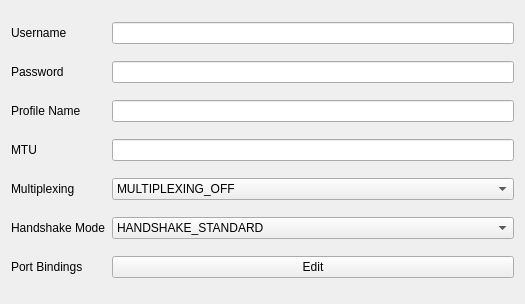
<?xml version="1.0" encoding="UTF-8"?>
<ui version="4.0">
 <class>EditMieru</class>
 <widget class="QWidget" name="EditMieru">
  <property name="geometry">
   <rect>
    <x>0</x>
    <y>0</y>
    <width>525</width>
    <height>304</height>
   </rect>
  </property>
  <property name="windowTitle">
   <string notr="true">EditMieru</string>
  </property>
  <layout class="QGridLayout" name="gridLayout">
   <item row="0" column="0">
    <widget class="QLabel" name="label">
     <property name="text">
      <string>Username</string>
     </property>
    </widget>
   </item>
   <item row="0" column="1">
    <widget class="QLineEdit" name="username"/>
   </item>
   <item row="1" column="0">
    <widget class="QLabel" name="label_2">
     <property name="text">
      <string>Password</string>
     </property>
    </widget>
   </item>
   <item row="1" column="1">
    <widget class="QLineEdit" name="password"/>
   </item>
   <item row="2" column="0">
    <widget class="QLabel" name="label_3">
     <property name="text">
      <string>Profile Name</string>
     </property>
    </widget>
   </item>
   <item row="2" column="1">
    <widget class="QLineEdit" name="profile_name"/>
   </item>
   <item row="3" column="0">
    <widget class="QLabel" name="label_4">
     <property name="text">
      <string>MTU</string>
     </property>
    </widget>
   </item>
   <item row="3" column="1">
    <widget class="QLineEdit" name="mtu"/>
   </item>
   <item row="4" column="0">
    <widget class="QLabel" name="label_5">
     <property name="text">
      <string>Multiplexing</string>
     </property>
    </widget>
   </item>
   <item row="4" column="1">
    <widget class="QComboBox" name="multiplexing">
     <item>
      <property name="text">
       <string notr="true">MULTIPLEXING_OFF</string>
      </property>
     </item>
     <item>
      <property name="text">
       <string notr="true">MULTIPLEXING_LOW</string>
      </property>
     </item>
     <item>
      <property name="text">
       <string notr="true">MULTIPLEXING_MIDDLE</string>
      </property>
     </item>
     <item>
      <property name="text">
       <string notr="true">MULTIPLEXING_HIGH</string>
      </property>
     </item>
    </widget>
   </item>
   <item row="5" column="0">
    <widget class="QLabel" name="label_6">
     <property name="text">
      <string>Handshake Mode</string>
     </property>
    </widget>
   </item>
   <item row="5" column="1">
    <widget class="QComboBox" name="handshake_mode">
     <item>
      <property name="text">
       <string notr="true">HANDSHAKE_STANDARD</string>
      </property>
     </item>
     <item>
      <property name="text">
       <string notr="true">HANDSHAKE_NO_WAIT</string>
      </property>
     </item>
    </widget>
   </item>
   <item row="6" column="0">
    <widget class="QLabel" name="label_7">
     <property name="text">
      <string>Port Bindings</string>
     </property>
    </widget>
   </item>
   <item row="6" column="1">
    <widget class="QPushButton" name="port_bindings">
     <property name="text">
      <string notr="true">Edit</string>
     </property>
    </widget>
   </item>
  </layout>
 </widget>
 <resources/>
 <connections/>
</ui>
